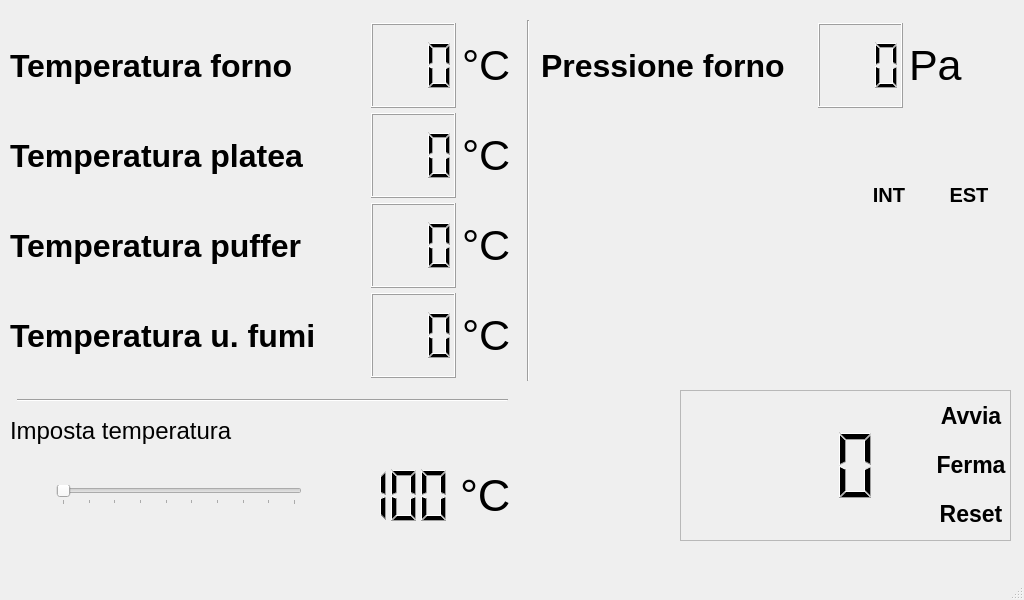
<?xml version="1.0" encoding="UTF-8"?>
<ui version="4.0">
 <class>MainWindow</class>
 <widget class="QMainWindow" name="MainWindow">
  <property name="geometry">
   <rect>
    <x>0</x>
    <y>0</y>
    <width>1024</width>
    <height>600</height>
   </rect>
  </property>
  <property name="windowTitle">
   <string>Gestione Forno</string>
  </property>
  <property name="styleSheet">
   <string notr="true"/>
  </property>
  <widget class="QWidget" name="centralwidget">
   <widget class="QWidget" name="horizontalLayoutWidget">
    <property name="geometry">
     <rect>
      <x>10</x>
      <y>20</y>
      <width>501</width>
      <height>91</height>
     </rect>
    </property>
    <layout class="QHBoxLayout" name="horizontalLayout1">
     <item>
      <widget class="QLabel" name="temperatureOvenLabel">
       <property name="font">
        <font>
         <pointsize>24</pointsize>
         <weight>75</weight>
         <bold>true</bold>
        </font>
       </property>
       <property name="text">
        <string>Temperatura forno</string>
       </property>
       <property name="wordWrap">
        <bool>false</bool>
       </property>
      </widget>
     </item>
     <item>
      <spacer name="horizontalSpacer1">
       <property name="orientation">
        <enum>Qt::Horizontal</enum>
       </property>
       <property name="sizeHint" stdset="0">
        <size>
         <width>40</width>
         <height>20</height>
        </size>
       </property>
      </spacer>
     </item>
     <item>
      <widget class="QLCDNumber" name="ovenLCD">
       <property name="sizePolicy">
        <sizepolicy hsizetype="Fixed" vsizetype="Fixed">
         <horstretch>0</horstretch>
         <verstretch>0</verstretch>
        </sizepolicy>
       </property>
       <property name="minimumSize">
        <size>
         <width>85</width>
         <height>85</height>
        </size>
       </property>
       <property name="font">
        <font>
         <weight>50</weight>
         <bold>false</bold>
        </font>
       </property>
       <property name="frameShape">
        <enum>QFrame::Box</enum>
       </property>
       <property name="frameShadow">
        <enum>QFrame::Raised</enum>
       </property>
       <property name="digitCount">
        <number>3</number>
       </property>
      </widget>
     </item>
     <item>
      <widget class="QLabel" name="degreeLabel1">
       <property name="font">
        <font>
         <pointsize>32</pointsize>
         <weight>50</weight>
         <bold>false</bold>
        </font>
       </property>
       <property name="text">
        <string>°C</string>
       </property>
       <property name="wordWrap">
        <bool>false</bool>
       </property>
      </widget>
     </item>
    </layout>
   </widget>
   <widget class="QWidget" name="horizontalLayoutWidget_2">
    <property name="geometry">
     <rect>
      <x>10</x>
      <y>110</y>
      <width>501</width>
      <height>91</height>
     </rect>
    </property>
    <layout class="QHBoxLayout" name="horizontalLayout2">
     <item>
      <widget class="QLabel" name="temperatureFloorLabel">
       <property name="font">
        <font>
         <pointsize>24</pointsize>
         <weight>75</weight>
         <bold>true</bold>
        </font>
       </property>
       <property name="text">
        <string>Temperatura platea</string>
       </property>
       <property name="wordWrap">
        <bool>false</bool>
       </property>
      </widget>
     </item>
     <item>
      <spacer name="horizontalSpacer2">
       <property name="orientation">
        <enum>Qt::Horizontal</enum>
       </property>
       <property name="sizeHint" stdset="0">
        <size>
         <width>40</width>
         <height>20</height>
        </size>
       </property>
      </spacer>
     </item>
     <item>
      <widget class="QLCDNumber" name="floorLCD">
       <property name="sizePolicy">
        <sizepolicy hsizetype="Fixed" vsizetype="Fixed">
         <horstretch>0</horstretch>
         <verstretch>0</verstretch>
        </sizepolicy>
       </property>
       <property name="minimumSize">
        <size>
         <width>85</width>
         <height>85</height>
        </size>
       </property>
       <property name="font">
        <font>
         <weight>50</weight>
         <bold>false</bold>
        </font>
       </property>
       <property name="frameShape">
        <enum>QFrame::Box</enum>
       </property>
       <property name="frameShadow">
        <enum>QFrame::Raised</enum>
       </property>
       <property name="digitCount">
        <number>3</number>
       </property>
      </widget>
     </item>
     <item>
      <widget class="QLabel" name="degreeLabel2">
       <property name="font">
        <font>
         <pointsize>32</pointsize>
         <weight>50</weight>
         <bold>false</bold>
        </font>
       </property>
       <property name="text">
        <string>°C</string>
       </property>
       <property name="wordWrap">
        <bool>false</bool>
       </property>
      </widget>
     </item>
    </layout>
   </widget>
   <widget class="QWidget" name="horizontalLayoutWidget_3">
    <property name="geometry">
     <rect>
      <x>10</x>
      <y>200</y>
      <width>501</width>
      <height>91</height>
     </rect>
    </property>
    <layout class="QHBoxLayout" name="horizontalLayout3">
     <item>
      <widget class="QLabel" name="temperaturePufferLabel">
       <property name="font">
        <font>
         <pointsize>24</pointsize>
         <weight>75</weight>
         <bold>true</bold>
        </font>
       </property>
       <property name="text">
        <string>Temperatura puffer</string>
       </property>
       <property name="wordWrap">
        <bool>false</bool>
       </property>
      </widget>
     </item>
     <item>
      <spacer name="horizontalSpacer3">
       <property name="orientation">
        <enum>Qt::Horizontal</enum>
       </property>
       <property name="sizeHint" stdset="0">
        <size>
         <width>40</width>
         <height>20</height>
        </size>
       </property>
      </spacer>
     </item>
     <item>
      <widget class="QLCDNumber" name="pufferLCD">
       <property name="sizePolicy">
        <sizepolicy hsizetype="Fixed" vsizetype="Fixed">
         <horstretch>0</horstretch>
         <verstretch>0</verstretch>
        </sizepolicy>
       </property>
       <property name="minimumSize">
        <size>
         <width>85</width>
         <height>85</height>
        </size>
       </property>
       <property name="font">
        <font>
         <weight>50</weight>
         <bold>false</bold>
        </font>
       </property>
       <property name="frameShape">
        <enum>QFrame::Box</enum>
       </property>
       <property name="frameShadow">
        <enum>QFrame::Raised</enum>
       </property>
       <property name="digitCount">
        <number>3</number>
       </property>
      </widget>
     </item>
     <item>
      <widget class="QLabel" name="degreeLabel3">
       <property name="font">
        <font>
         <pointsize>32</pointsize>
         <weight>50</weight>
         <bold>false</bold>
        </font>
       </property>
       <property name="text">
        <string>°C</string>
       </property>
       <property name="wordWrap">
        <bool>false</bool>
       </property>
      </widget>
     </item>
    </layout>
   </widget>
   <widget class="QWidget" name="horizontalLayoutWidget_4">
    <property name="geometry">
     <rect>
      <x>10</x>
      <y>290</y>
      <width>501</width>
      <height>91</height>
     </rect>
    </property>
    <layout class="QHBoxLayout" name="horizontalLayout4">
     <item>
      <widget class="QLabel" name="temperatureFumesLabel">
       <property name="font">
        <font>
         <pointsize>24</pointsize>
         <weight>75</weight>
         <bold>true</bold>
        </font>
       </property>
       <property name="text">
        <string>Temperatura u. fumi</string>
       </property>
       <property name="wordWrap">
        <bool>false</bool>
       </property>
      </widget>
     </item>
     <item>
      <spacer name="horizontalSpacer4">
       <property name="orientation">
        <enum>Qt::Horizontal</enum>
       </property>
       <property name="sizeHint" stdset="0">
        <size>
         <width>40</width>
         <height>20</height>
        </size>
       </property>
      </spacer>
     </item>
     <item>
      <widget class="QLCDNumber" name="fumesLCD">
       <property name="sizePolicy">
        <sizepolicy hsizetype="Fixed" vsizetype="Fixed">
         <horstretch>0</horstretch>
         <verstretch>0</verstretch>
        </sizepolicy>
       </property>
       <property name="minimumSize">
        <size>
         <width>85</width>
         <height>85</height>
        </size>
       </property>
       <property name="font">
        <font>
         <weight>50</weight>
         <bold>false</bold>
        </font>
       </property>
       <property name="frameShape">
        <enum>QFrame::Box</enum>
       </property>
       <property name="frameShadow">
        <enum>QFrame::Raised</enum>
       </property>
       <property name="digitCount">
        <number>3</number>
       </property>
      </widget>
     </item>
     <item>
      <widget class="QLabel" name="degreeLabel4">
       <property name="font">
        <font>
         <pointsize>32</pointsize>
         <weight>50</weight>
         <bold>false</bold>
        </font>
       </property>
       <property name="text">
        <string>°C</string>
       </property>
       <property name="wordWrap">
        <bool>false</bool>
       </property>
      </widget>
     </item>
    </layout>
   </widget>
   <widget class="QLabel" name="thermostatLabel">
    <property name="geometry">
     <rect>
      <x>10</x>
      <y>410</y>
      <width>311</width>
      <height>41</height>
     </rect>
    </property>
    <property name="font">
     <font>
      <pointsize>18</pointsize>
      <weight>50</weight>
      <bold>false</bold>
     </font>
    </property>
    <property name="text">
     <string>Imposta temperatura</string>
    </property>
    <property name="wordWrap">
     <bool>false</bool>
    </property>
   </widget>
   <widget class="QWidget" name="horizontalLayoutWidget_5">
    <property name="geometry">
     <rect>
      <x>10</x>
      <y>450</y>
      <width>501</width>
      <height>91</height>
     </rect>
    </property>
    <layout class="QHBoxLayout" name="horizontalLayout5">
     <item>
      <widget class="QPushButton" name="decrementThermostatButton">
       <property name="text">
        <string/>
       </property>
       <property name="icon">
        <iconset>
         <normalon>:/resources/thermostatDown.png</normalon>
        </iconset>
       </property>
       <property name="iconSize">
        <size>
         <width>64</width>
         <height>64</height>
        </size>
       </property>
       <property name="autoRepeat">
        <bool>true</bool>
       </property>
       <property name="autoRepeatDelay">
        <number>100</number>
       </property>
       <property name="autoRepeatInterval">
        <number>400</number>
       </property>
       <property name="autoDefault">
        <bool>false</bool>
       </property>
       <property name="default">
        <bool>false</bool>
       </property>
       <property name="flat">
        <bool>true</bool>
       </property>
      </widget>
     </item>
     <item>
      <widget class="QSlider" name="horizontalSlider">
       <property name="minimum">
        <number>100</number>
       </property>
       <property name="maximum">
        <number>550</number>
       </property>
       <property name="singleStep">
        <number>5</number>
       </property>
       <property name="orientation">
        <enum>Qt::Horizontal</enum>
       </property>
       <property name="tickPosition">
        <enum>QSlider::TicksBelow</enum>
       </property>
       <property name="tickInterval">
        <number>50</number>
       </property>
      </widget>
     </item>
     <item>
      <widget class="QPushButton" name="incrementThermostatButton">
       <property name="text">
        <string/>
       </property>
       <property name="icon">
        <iconset>
         <normalon>:/resources/thermostatUp.png</normalon>
        </iconset>
       </property>
       <property name="iconSize">
        <size>
         <width>64</width>
         <height>64</height>
        </size>
       </property>
       <property name="autoRepeat">
        <bool>true</bool>
       </property>
       <property name="autoRepeatDelay">
        <number>100</number>
       </property>
       <property name="autoRepeatInterval">
        <number>400</number>
       </property>
       <property name="autoDefault">
        <bool>false</bool>
       </property>
       <property name="default">
        <bool>false</bool>
       </property>
       <property name="flat">
        <bool>true</bool>
       </property>
      </widget>
     </item>
     <item>
      <widget class="QLCDNumber" name="thermostatLCD">
       <property name="sizePolicy">
        <sizepolicy hsizetype="Fixed" vsizetype="Minimum">
         <horstretch>0</horstretch>
         <verstretch>0</verstretch>
        </sizepolicy>
       </property>
       <property name="minimumSize">
        <size>
         <width>100</width>
         <height>0</height>
        </size>
       </property>
       <property name="maximumSize">
        <size>
         <width>16777215</width>
         <height>60</height>
        </size>
       </property>
       <property name="palette">
        <palette>
         <active>
          <colorrole role="Text">
           <brush brushstyle="SolidPattern">
            <color alpha="255">
             <red>255</red>
             <green>1</green>
             <blue>5</blue>
            </color>
           </brush>
          </colorrole>
         </active>
         <inactive>
          <colorrole role="Text">
           <brush brushstyle="SolidPattern">
            <color alpha="255">
             <red>255</red>
             <green>1</green>
             <blue>5</blue>
            </color>
           </brush>
          </colorrole>
         </inactive>
         <disabled>
          <colorrole role="Text">
           <brush brushstyle="SolidPattern">
            <color alpha="255">
             <red>157</red>
             <green>157</green>
             <blue>157</blue>
            </color>
           </brush>
          </colorrole>
         </disabled>
        </palette>
       </property>
       <property name="font">
        <font>
         <weight>50</weight>
         <bold>false</bold>
        </font>
       </property>
       <property name="frameShape">
        <enum>QFrame::NoFrame</enum>
       </property>
       <property name="frameShadow">
        <enum>QFrame::Raised</enum>
       </property>
       <property name="digitCount">
        <number>3</number>
       </property>
       <property name="value" stdset="0">
        <double>100.000000000000000</double>
       </property>
      </widget>
     </item>
     <item>
      <widget class="QLabel" name="thermostatDegreeLabel">
       <property name="font">
        <font>
         <pointsize>34</pointsize>
         <weight>50</weight>
         <bold>false</bold>
        </font>
       </property>
       <property name="text">
        <string>°C</string>
       </property>
       <property name="wordWrap">
        <bool>false</bool>
       </property>
      </widget>
     </item>
    </layout>
   </widget>
   <widget class="Line" name="line">
    <property name="geometry">
     <rect>
      <x>17</x>
      <y>390</y>
      <width>491</width>
      <height>20</height>
     </rect>
    </property>
    <property name="lineWidth">
     <number>1</number>
    </property>
    <property name="orientation">
     <enum>Qt::Horizontal</enum>
    </property>
   </widget>
   <widget class="QPushButton" name="lightButton">
    <property name="geometry">
     <rect>
      <x>540</x>
      <y>190</y>
      <width>88</width>
      <height>76</height>
     </rect>
    </property>
    <property name="text">
     <string/>
    </property>
    <property name="icon">
     <iconset resource="resources.qrc">
      <normaloff>:/resources/lightOff.png</normaloff>
      <normalon>:/resources/lightOn.png</normalon>:/resources/lightOff.png</iconset>
    </property>
    <property name="iconSize">
     <size>
      <width>64</width>
      <height>64</height>
     </size>
    </property>
    <property name="checkable">
     <bool>true</bool>
    </property>
    <property name="autoDefault">
     <bool>false</bool>
    </property>
    <property name="default">
     <bool>false</bool>
    </property>
    <property name="flat">
     <bool>true</bool>
    </property>
   </widget>
   <widget class="QWidget" name="horizontalLayoutWidget_6">
    <property name="geometry">
     <rect>
      <x>541</x>
      <y>20</y>
      <width>421</width>
      <height>91</height>
     </rect>
    </property>
    <layout class="QHBoxLayout" name="horizontalLayout6">
     <item>
      <widget class="QLabel" name="pressionLabel">
       <property name="font">
        <font>
         <pointsize>24</pointsize>
         <weight>75</weight>
         <bold>true</bold>
        </font>
       </property>
       <property name="text">
        <string>Pressione forno</string>
       </property>
       <property name="wordWrap">
        <bool>false</bool>
       </property>
      </widget>
     </item>
     <item>
      <spacer name="horizontalSpacer6">
       <property name="orientation">
        <enum>Qt::Horizontal</enum>
       </property>
       <property name="sizeHint" stdset="0">
        <size>
         <width>40</width>
         <height>20</height>
        </size>
       </property>
      </spacer>
     </item>
     <item>
      <widget class="QLCDNumber" name="pressureLCD">
       <property name="sizePolicy">
        <sizepolicy hsizetype="Fixed" vsizetype="Fixed">
         <horstretch>0</horstretch>
         <verstretch>0</verstretch>
        </sizepolicy>
       </property>
       <property name="minimumSize">
        <size>
         <width>85</width>
         <height>85</height>
        </size>
       </property>
       <property name="font">
        <font>
         <weight>50</weight>
         <bold>false</bold>
        </font>
       </property>
       <property name="frameShape">
        <enum>QFrame::Box</enum>
       </property>
       <property name="frameShadow">
        <enum>QFrame::Raised</enum>
       </property>
       <property name="digitCount">
        <number>3</number>
       </property>
      </widget>
     </item>
     <item>
      <widget class="QLabel" name="pressureLabel">
       <property name="font">
        <font>
         <pointsize>32</pointsize>
         <weight>50</weight>
         <bold>false</bold>
        </font>
       </property>
       <property name="text">
        <string>Pa</string>
       </property>
       <property name="wordWrap">
        <bool>false</bool>
       </property>
      </widget>
     </item>
    </layout>
   </widget>
   <widget class="Line" name="line_2">
    <property name="geometry">
     <rect>
      <x>520</x>
      <y>20</y>
      <width>16</width>
      <height>361</height>
     </rect>
    </property>
    <property name="font">
     <font>
      <underline>false</underline>
     </font>
    </property>
    <property name="frameShadow">
     <enum>QFrame::Sunken</enum>
    </property>
    <property name="lineWidth">
     <number>1</number>
    </property>
    <property name="orientation">
     <enum>Qt::Vertical</enum>
    </property>
   </widget>
   <widget class="QFrame" name="timerFrame">
    <property name="geometry">
     <rect>
      <x>680</x>
      <y>390</y>
      <width>331</width>
      <height>151</height>
     </rect>
    </property>
    <property name="frameShape">
     <enum>QFrame::StyledPanel</enum>
    </property>
    <property name="frameShadow">
     <enum>QFrame::Raised</enum>
    </property>
    <widget class="QWidget" name="horizontalLayoutWidget_7">
     <property name="geometry">
      <rect>
       <x>0</x>
       <y>0</y>
       <width>331</width>
       <height>152</height>
      </rect>
     </property>
     <layout class="QHBoxLayout" name="horizontalLayout7">
      <item>
       <widget class="QLCDNumber" name="timerLCD">
        <property name="sizePolicy">
         <sizepolicy hsizetype="MinimumExpanding" vsizetype="Fixed">
          <horstretch>0</horstretch>
          <verstretch>0</verstretch>
         </sizepolicy>
        </property>
        <property name="minimumSize">
         <size>
          <width>85</width>
          <height>85</height>
         </size>
        </property>
        <property name="font">
         <font>
          <weight>50</weight>
          <bold>false</bold>
         </font>
        </property>
        <property name="frameShape">
         <enum>QFrame::NoFrame</enum>
        </property>
        <property name="frameShadow">
         <enum>QFrame::Plain</enum>
        </property>
        <property name="digitCount">
         <number>5</number>
        </property>
        <property name="value" stdset="0">
         <double>0.000000000000000</double>
        </property>
       </widget>
      </item>
      <item>
       <layout class="QHBoxLayout" name="horizontalLayout8">
        <item>
         <layout class="QVBoxLayout" name="verticalLayout1">
          <item>
           <widget class="QPushButton" name="increaseTimerButton">
            <property name="text">
             <string/>
            </property>
            <property name="icon">
             <iconset>
              <normalon>:/resources/plus.png</normalon>
             </iconset>
            </property>
            <property name="iconSize">
             <size>
              <width>56</width>
              <height>56</height>
             </size>
            </property>
            <property name="autoDefault">
             <bool>false</bool>
            </property>
            <property name="default">
             <bool>false</bool>
            </property>
            <property name="flat">
             <bool>true</bool>
            </property>
           </widget>
          </item>
          <item>
           <widget class="QPushButton" name="decreaseTimerButton">
            <property name="text">
             <string/>
            </property>
            <property name="icon">
             <iconset>
              <normalon>:/resources/minus.png</normalon>
             </iconset>
            </property>
            <property name="iconSize">
             <size>
              <width>56</width>
              <height>56</height>
             </size>
            </property>
            <property name="autoDefault">
             <bool>false</bool>
            </property>
            <property name="default">
             <bool>false</bool>
            </property>
            <property name="flat">
             <bool>true</bool>
            </property>
           </widget>
          </item>
         </layout>
        </item>
        <item>
         <layout class="QVBoxLayout" name="verticalLayout">
          <item>
           <widget class="QPushButton" name="startTimerButton">
            <property name="font">
             <font>
              <pointsize>17</pointsize>
              <weight>75</weight>
              <bold>true</bold>
             </font>
            </property>
            <property name="text">
             <string>Avvia</string>
            </property>
            <property name="flat">
             <bool>true</bool>
            </property>
           </widget>
          </item>
          <item>
           <widget class="QPushButton" name="stopTimerButton">
            <property name="font">
             <font>
              <pointsize>17</pointsize>
              <weight>75</weight>
              <bold>true</bold>
             </font>
            </property>
            <property name="text">
             <string>Ferma</string>
            </property>
            <property name="autoDefault">
             <bool>false</bool>
            </property>
            <property name="flat">
             <bool>true</bool>
            </property>
           </widget>
          </item>
          <item>
           <widget class="QPushButton" name="resetTimerButton">
            <property name="font">
             <font>
              <pointsize>17</pointsize>
              <weight>75</weight>
              <bold>true</bold>
             </font>
            </property>
            <property name="text">
             <string>Reset</string>
            </property>
            <property name="flat">
             <bool>true</bool>
            </property>
           </widget>
          </item>
         </layout>
        </item>
       </layout>
      </item>
     </layout>
    </widget>
   </widget>
   <widget class="QWidget" name="verticalLayoutWidget_3">
    <property name="geometry">
     <rect>
      <x>850</x>
      <y>150</y>
      <width>78</width>
      <height>111</height>
     </rect>
    </property>
    <layout class="QVBoxLayout" name="verticalLayout3">
     <property name="spacing">
      <number>0</number>
     </property>
     <item>
      <widget class="QLabel" name="intLabel">
       <property name="font">
        <font>
         <pointsize>15</pointsize>
         <weight>75</weight>
         <bold>true</bold>
        </font>
       </property>
       <property name="cursor">
        <cursorShape>ArrowCursor</cursorShape>
       </property>
       <property name="text">
        <string>INT</string>
       </property>
       <property name="alignment">
        <set>Qt::AlignCenter</set>
       </property>
      </widget>
     </item>
     <item>
      <widget class="QPushButton" name="internalOpeningButton">
       <property name="text">
        <string/>
       </property>
       <property name="icon">
        <iconset resource="resources.qrc">
         <normaloff>:/resources/openingOpen.png</normaloff>
         <normalon>:/resources/openingClose.png</normalon>:/resources/openingOpen.png</iconset>
       </property>
       <property name="iconSize">
        <size>
         <width>64</width>
         <height>64</height>
        </size>
       </property>
       <property name="checkable">
        <bool>true</bool>
       </property>
       <property name="autoDefault">
        <bool>false</bool>
       </property>
       <property name="default">
        <bool>false</bool>
       </property>
       <property name="flat">
        <bool>true</bool>
       </property>
      </widget>
     </item>
    </layout>
   </widget>
   <widget class="QWidget" name="verticalLayoutWidget_4">
    <property name="geometry">
     <rect>
      <x>930</x>
      <y>150</y>
      <width>78</width>
      <height>111</height>
     </rect>
    </property>
    <layout class="QVBoxLayout" name="verticalLayout4">
     <property name="spacing">
      <number>0</number>
     </property>
     <item>
      <widget class="QLabel" name="estLabel">
       <property name="font">
        <font>
         <pointsize>15</pointsize>
         <weight>75</weight>
         <bold>true</bold>
        </font>
       </property>
       <property name="cursor">
        <cursorShape>ArrowCursor</cursorShape>
       </property>
       <property name="text">
        <string>EST</string>
       </property>
       <property name="alignment">
        <set>Qt::AlignCenter</set>
       </property>
      </widget>
     </item>
     <item>
      <widget class="QPushButton" name="externalOpeningButton">
       <property name="text">
        <string/>
       </property>
       <property name="icon">
        <iconset resource="resources.qrc">
         <normaloff>:/resources/openingOpen.png</normaloff>
         <normalon>:/resources/openingClose.png</normalon>:/resources/openingOpen.png</iconset>
       </property>
       <property name="iconSize">
        <size>
         <width>64</width>
         <height>64</height>
        </size>
       </property>
       <property name="checkable">
        <bool>true</bool>
       </property>
       <property name="autoDefault">
        <bool>false</bool>
       </property>
       <property name="default">
        <bool>false</bool>
       </property>
       <property name="flat">
        <bool>true</bool>
       </property>
      </widget>
     </item>
    </layout>
   </widget>
   <widget class="QPushButton" name="steamButton">
    <property name="geometry">
     <rect>
      <x>640</x>
      <y>190</y>
      <width>88</width>
      <height>76</height>
     </rect>
    </property>
    <property name="text">
     <string/>
    </property>
    <property name="icon">
     <iconset>
      <normalon>:/resources/steam.png</normalon>
     </iconset>
    </property>
    <property name="iconSize">
     <size>
      <width>76</width>
      <height>76</height>
     </size>
    </property>
    <property name="checkable">
     <bool>false</bool>
    </property>
    <property name="autoDefault">
     <bool>false</bool>
    </property>
    <property name="default">
     <bool>false</bool>
    </property>
    <property name="flat">
     <bool>true</bool>
    </property>
   </widget>
   <widget class="QPushButton" name="fanButton">
    <property name="geometry">
     <rect>
      <x>740</x>
      <y>190</y>
      <width>88</width>
      <height>76</height>
     </rect>
    </property>
    <property name="text">
     <string/>
    </property>
    <property name="iconSize">
     <size>
      <width>76</width>
      <height>76</height>
     </size>
    </property>
    <property name="checkable">
     <bool>false</bool>
    </property>
    <property name="autoDefault">
     <bool>false</bool>
    </property>
    <property name="default">
     <bool>false</bool>
    </property>
    <property name="flat">
     <bool>true</bool>
    </property>
   </widget>
   <widget class="QPushButton" name="alexaButton">
    <property name="geometry">
     <rect>
      <x>920</x>
      <y>290</y>
      <width>88</width>
      <height>76</height>
     </rect>
    </property>
    <property name="text">
     <string/>
    </property>
    <property name="icon">
     <iconset resource="resources.qrc">
      <normaloff>:/resources/alexaOff.png</normaloff>
      <normalon>:/resources/alexaOn.png</normalon>:/resources/alexaOff.png</iconset>
    </property>
    <property name="iconSize">
     <size>
      <width>64</width>
      <height>64</height>
     </size>
    </property>
    <property name="checkable">
     <bool>true</bool>
    </property>
    <property name="autoDefault">
     <bool>false</bool>
    </property>
    <property name="default">
     <bool>false</bool>
    </property>
    <property name="flat">
     <bool>true</bool>
    </property>
   </widget>
   <widget class="QPushButton" name="quitButton">
    <property name="geometry">
     <rect>
      <x>970</x>
      <y>10</y>
      <width>51</width>
      <height>51</height>
     </rect>
    </property>
    <property name="text">
     <string/>
    </property>
    <property name="icon">
     <iconset>
      <normalon>:/resources/quit.png</normalon>
     </iconset>
    </property>
    <property name="iconSize">
     <size>
      <width>50</width>
      <height>50</height>
     </size>
    </property>
    <property name="checkable">
     <bool>false</bool>
    </property>
    <property name="autoDefault">
     <bool>false</bool>
    </property>
    <property name="default">
     <bool>false</bool>
    </property>
    <property name="flat">
     <bool>true</bool>
    </property>
   </widget>
   <widget class="QPushButton" name="burnerButton">
    <property name="geometry">
     <rect>
      <x>570</x>
      <y>460</y>
      <width>76</width>
      <height>70</height>
     </rect>
    </property>
    <property name="text">
     <string/>
    </property>
    <property name="icon">
     <iconset>
      <normalon>:/resources/OnOff.png</normalon>
     </iconset>
    </property>
    <property name="iconSize">
     <size>
      <width>64</width>
      <height>64</height>
     </size>
    </property>
    <property name="autoDefault">
     <bool>false</bool>
    </property>
    <property name="default">
     <bool>false</bool>
    </property>
    <property name="flat">
     <bool>true</bool>
    </property>
   </widget>
   <widget class="QLabel" name="burnerLabel">
    <property name="geometry">
     <rect>
      <x>570</x>
      <y>380</y>
      <width>54</width>
      <height>17</height>
     </rect>
    </property>
    <property name="text">
     <string/>
    </property>
   </widget>
   <widget class="QPushButton" name="burnerValveButton">
    <property name="geometry">
     <rect>
      <x>820</x>
      <y>290</y>
      <width>88</width>
      <height>76</height>
     </rect>
    </property>
    <property name="text">
     <string/>
    </property>
    <property name="icon">
     <iconset resource="resources.qrc">
      <normaloff>:/resources/burnerValveOff.png</normaloff>
      <normalon>:/resources/burnerValveOn.png</normalon>:/resources/burnerValveOff.png</iconset>
    </property>
    <property name="iconSize">
     <size>
      <width>70</width>
      <height>70</height>
     </size>
    </property>
    <property name="checkable">
     <bool>true</bool>
    </property>
    <property name="autoDefault">
     <bool>false</bool>
    </property>
    <property name="default">
     <bool>false</bool>
    </property>
    <property name="flat">
     <bool>true</bool>
    </property>
   </widget>
  </widget>
  <widget class="QStatusBar" name="statusbar"/>
 </widget>
 <resources>
  <include location="resources.qrc"/>
 </resources>
 <connections>
  <connection>
   <sender>horizontalSlider</sender>
   <signal>valueChanged(int)</signal>
   <receiver>thermostatLCD</receiver>
   <slot>display(int)</slot>
   <hints>
    <hint type="sourcelabel">
     <x>180</x>
     <y>494</y>
    </hint>
    <hint type="destinationlabel">
     <x>405</x>
     <y>494</y>
    </hint>
   </hints>
  </connection>
 </connections>
</ui>
